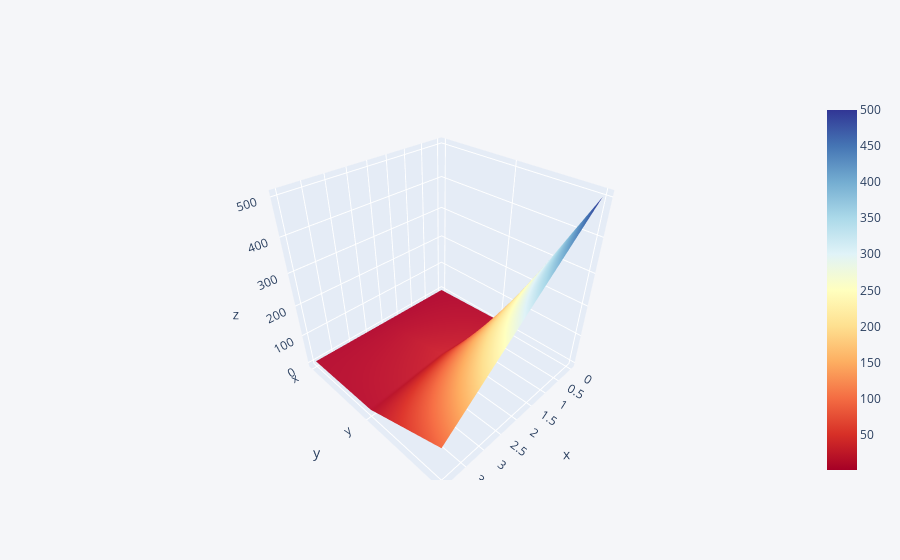

Here is the notebook cell this chart was saved with:
### Code cell
df3.iplot(kind='surface',colorscale='rdylbu')

### Figure 1 — Plotly figure (JSON) as saved in the notebook; plotly's stock layout.template omitted (floating-point values rounded to 4 significant figures)
{"data": [{"colorscale": [[0, "rgb(165,0,38)"], [0.1, "rgb(215,48,39)"], [0.2, "rgb(244,109,67)"], [0.3, "rgb(253,174,97)"], [0.4, "rgb(254,224,144)"], [0.5, "rgb(255,255,191)"], [0.6, "rgb(224,243,248)"], [0.7, "rgb(171,217,233)"], [0.8, "rgb(116,173,209)"], [0.9, "rgb(69,117,180)"], [1, "rgb(49,54,149)"]], "type": "surface", "x": [0, 1, 2, 3, 4], "y": ["x", "y", "z"], "z": [[1, 2, 3, 4, 5], [10, 20, 30, 20, 10], [500, 400, 300, 200, 100]]}], "layout": {"legend": {"bgcolor": "#F5F6F9", "font": {"color": "#4D5663"}}, "paper_bgcolor": "#F5F6F9", "plot_bgcolor": "#F5F6F9", "title": {"font": {"color": "#4D5663"}}, "xaxis": {"gridcolor": "#E1E5ED", "showgrid": true, "tickfont": {"color": "#4D5663"}, "title": {"font": {"color": "#4D5663"}, "text": ""}, "zerolinecolor": "#E1E5ED"}, "yaxis": {"gridcolor": "#E1E5ED", "showgrid": true, "tickfont": {"color": "#4D5663"}, "title": {"font": {"color": "#4D5663"}, "text": ""}, "zerolinecolor": "#E1E5ED"}}}
